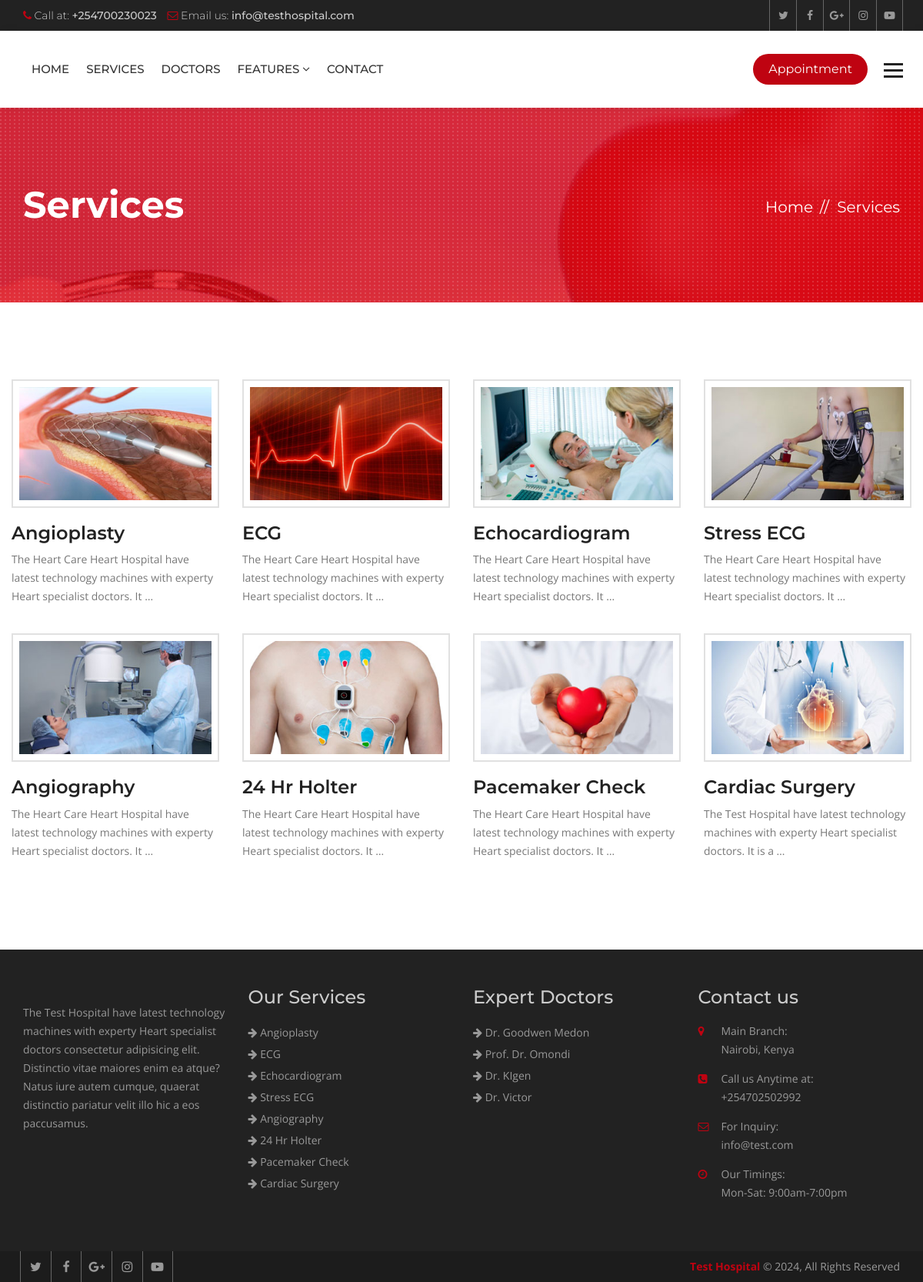
Page /services/ on the committed database.
### hospital/models.py (models this page shows, shortened)
class Service(models.Model):
    title = models.CharField(max_length=120)
    description = models.TextField()
    items = models.ManyToManyField(to='Item',)
    thumbnail = models.ImageField(upload_to='services/')
    cover = models.ImageField(upload_to='services/')
    image1 = models.ImageField(upload_to='services/', blank=True, null=True)
    image2 = models.ImageField(upload_to='services/', blank=True, null=True)

class Doctor(models.Model):
    name = models.CharField(max_length=120)
    speciality = models.CharField(max_length=120)
    picture = models.ImageField(upload_to="doctors/")
    details = models.TextField()
    experience = models.TextField()
    expertize = models.ManyToManyField(to='Expertize', related_name='doctors')
    twitter = models.CharField(max_length=120, blank=True, null=True)
    facebook = models.CharField(max_length=120, blank=True, null=True)
    instagram = models.CharField(max_length=120, blank=True, null=True)

### hospital/views.py (the view)
# urls.py: path('services/', views.ServiceListView.as_view(), name="services"),
class ServiceListView(ListView):
    queryset = Service.objects.all()
    template_name = "hospital/services.html"

### hospital/context_processors.py (called while the page is built)
def footer_content(request):
    services = Service.objects.all()
    doctors = Doctor.objects.all()
    context = {
        'services': services,
        'doctors': doctors
    }
    return context

### templates/hospital/services.html (shortened to what this page needs)
{% extends 'base.html' %}
{% block maincontent %}
<div class="inner-banner">
  <div class="container">
    <div class="row">
      <div class="col-md-7">
        <h1>Services</h1>
      </div>
      <div class="col-md-5">
        <ol class="breadcrumb">
          <li><a href="{% url 'index' %}">Home</a></li>
          <li class="active">Services</li>
        </ol>
      </div>
    </div>
  </div>
</div>
<div class="main-content">
  <section class="services">
    <div class="container">
      <div class="row">
        <div class="service-style-1">
          <div class="row">
            {% for service in object_list %}
            <div class="col-md-3 col-sm-3">
              <div class="service-box">
                <div class="ser-thumb">
                  <img src="{{ service.thumbnail.url }}" alt=""></div>
                <div class="ser-content">
                  <h3><a href="{% url 'service_details' service.id %}">{{ service.title }}</a></h3>
                  <p>{{ service.description|truncatewords:15 }}</p>
                </div>
              </div>
            </div>
            {% endfor %}
          </div>
        </div>
      </div>
    </div>
  </section>
</div>
{% endblock maincontent %}

### templates/base.html (shortened to what this page needs)
{% load static %}
<!DOCTYPE html>
<html lang="en">
<head>
  {% include 'partials/_css.html' %}
</head>
<body>
  <div class="wrapper">
    {% include 'partials/_header.html' %}
    {% block maincontent %}
    {% endblock maincontent %}
    {% include 'partials/_footer.html' %}
    {% include 'partials/_js.html' %}
</body>
</html>

### templates/partials/_css.html (shortened to what this page needs)
{% load static %}
<link href="{% static 'heartcare/css/custom.css' %}" rel="stylesheet">
<link href="{% static 'heartcare/css/bootstrap.min.css' %}" rel="stylesheet">
<link href="{% static 'heartcare/css/color.css' %}" rel="stylesheet">
<link href="{% static 'heartcare/css/responsive.css' %}" rel="stylesheet">
<link href="{% static 'heartcare/css/font-awesome.min.css' %}" rel="stylesheet">
<link href="{% static 'heartcare/css/prettyPhoto.css' %}" rel="stylesheet">
<link href="{% static 'heartcare/css/owl.carousel.min.css' %}" rel="stylesheet">
<link href="{% static 'heartcare/css/bootstrap-datetimepicker.min.css' %}" rel="stylesheet">

### templates/partials/_header.html (shortened to what this page needs)
{% load static %}
<header class="site-header">
  <div class="top-bar">
    <div class="container">
      <div class="row">
        <div class="col-md-6 col-sm-8">
          <ul>
            <li><i class="fa fa-phone" aria-hidden="true"></i> Call at: <strong>+254700230023</strong></li>
            <li><i class="fa fa-envelope-o" aria-hidden="true"></i> Email us: <strong>info@testhospital.com</strong>
            </li>
          </ul>
        </div>
        <div class="col-md-6 col-sm-4 top-social"> <a href="#"><i class="fa fa-twitter" aria-hidden="true"></i></a>
          <a href="#"><i class="fa fa-facebook" aria-hidden="true"></i></a> <a href="#"><i class="fa fa-google-plus"
              aria-hidden="true"></i></a> <a href="#"><i class="fa fa-instagram" aria-hidden="true"></i></a> <a
            href="#"><i class="fa fa-youtube-play" aria-hidden="true"></i></a> </div>
      </div>
    </div>
  </div>
  <div class="nav-logo-area">
    <div class="container">
      <div class="row">
        <div class="col-md-12">
          <nav class="navbar navbar-default">
            <div class="collapse navbar-collapse" id="bs-example-navbar-collapse-1">
              <ul class="nav navbar-nav">
                <li><a href="{% url 'index' %}">Home</a></li>
                <li><a href="{% url 'services' %}">Services</a></li>
                <li><a href="{% url 'doctors' %}">Doctors</a></li>
                <li class="dropdown"> <a href="#" class="dropdown-toggle" data-toggle="dropdown" role="button"
                    aria-haspopup="true" aria-expanded="false">Features <span class="fa fa-angle-down"></span></a>
                </li>
                <li><a href="{% url 'contact' %}">Contact</a></li>
              </ul>
              <ul class="nav navbar-nav navbar-right">
                <li><a class="appoint" href="{% url 'appointment' %}">Appointment</a></li>
                <li> <a id="menu-toggle" href="#" class="toggle"><img src="{% static 'heartcare/images/bars.png' %}"
                      alt=""></a> </li>
              </ul>
            </div>
          </nav>
        </div>
      </div>
    </div>
  </div>
</header>

### templates/partials/_sidebar.html (shortened to what this page needs)
{% load static %}

### templates/partials/_slider.html (shortened to what this page needs)
{% load static %}

### templates/partials/_footer.html
{% load static %}
<footer class="footer">
  <div class="footer-widgets">
    <div class="container">
      <div class="row">
        <div class="col-md-3 col-sm-6">
          <div class="widget"> <img class="ft-logo" src="" alt="">
            <p>The  Test Hospital have latest technology machines with experty Heart specialist doctors
              consectetur adipisicing elit. Distinctio vitae maiores enim ea atque? Natus iure autem cumque, quaerat
              distinctio pariatur velit illo hic a eos paccusamus. </p>
          </div>
        </div>
        <div class="col-md-3 col-sm-6">
          <div class="widget">
            <h3>Our Services</h3>
            <ul>
              {% for service in services|slice:':8' %}
              <li><a href="{% url 'service_details' service.id %}"><i class="fa fa-arrow-right"></i>
                  {{service.title }}</a></li>
              {% endfor %}
            </ul>
          </div>
        </div>
        <div class="col-md-3 col-sm-6">
          <div class="widget">
            <h3>Expert Doctors</h3>
            <ul>
              {% for doctor in doctors|slice:':8' %}
              <li><a href="{% url 'doctor_details' doctor.id %}"><i class="fa fa-arrow-right"></i> {{ doctor.name }}</a>
              </li>
              {% endfor %}
            </ul>
          </div>
        </div>
        <div class="col-md-3 col-sm-6">
          <div class="widget">
            <h3>Contact us</h3>
            <address>
              <ul>
                <li> <span class="icon"><i class="fa fa-map-marker" aria-hidden="true"></i></span> <span
                    class="add-text"><strong>Main Branch:</strong> Nairobi, Kenya</span> </li>
                <li> <span class="icon"><i class="fa fa-phone-square" aria-hidden="true"></i></span> <span
                    class="add-text"><strong>Call us Anytime at:</strong> +254702502992</span> </li>
                <li> <span class="icon"><i class="fa fa-envelope-o" aria-hidden="true"></i></span> <span
                    class="add-text"><strong>For Inquiry:</strong> info@test.com</span> </li>
                <li> <span class="icon"><i class="fa fa-clock-o" aria-hidden="true"></i></span> <span
                    class="add-text"><strong>Our Timings:</strong> Mon-Sat: 9:00am-7:00pm</span> </li>
              </ul>
            </address>
          </div>
        </div>
      </div>
    </div>
  </div>
  <div class="footer-cr">
    <div class="container">
      <div class="row">
        <div class="col-md-6">
          <div class="footer-social"> <a href="#"><i class="fa fa-twitter" aria-hidden="true"></i></a> <a href="#"><i
                class="fa fa-facebook" aria-hidden="true"></i></a> <a href="#"><i class="fa fa-google-plus"
                aria-hidden="true"></i></a> <a href="#"><i class="fa fa-instagram" aria-hidden="true"></i></a> <a
              href="#"><i class="fa fa-youtube-play" aria-hidden="true"></i></a>
          </div>
        </div>
        <div class="col-md-6">
          <p><strong> Test Hospital</strong> © {% now 'Y' %}, All Rights Reserved</p>
        </div>
      </div>
    </div>
  </div>
</footer>

### templates/partials/_js.html (shortened to what this page needs)
</div>
{% load static %}

### heartcare/static/heartcare/css/color.css (style rules this page uses)
.site-header .navbar-default .navbar-nav > li > a:hover, .site-header .navbar-default .navbar-nav > .active > a, .site-header .navbar-default .navbar-nav > .active > a:focus, .site-header .navbar-default .navbar-nav > .active > a:hover, .site-header .navbar-default .navbar-nav > .open > a, .site-header .navbar-default .navbar-nav > .open > a:focus, .site-header .navbar-default .navbar-nav > .open > a:hover, .main-slider .owl-theme .owl-dots .owl-dot.active span, .main-slider .owl-theme .owl-dots .owl-dot:hover span, .site-header .navbar-nav > li > a.appoint, .site-header .navbar-nav > li > a.nav-search, .btn-1, .site-header .dropdown-menu > li > a:after, .app-form input[type="submit"], .header-style-two .nav-area, .learn-more, .play:hover, .cp-tabs .nav-tabs > li.active > a, .cp-tabs .nav-tabs > li.active > a:focus, .cp-tabs .nav-tabs > li.active > a:hover, .site-header .head-search .btn.btn-default, .main-slider .owl-theme .owl-dots .owl-dot.active span, .main-slider .owl-theme .owl-dots .owl-dot:hover span, .service-box-2:after, .Heart-box:hover .v-icon, .Heart-box:hover .v-text, .post-date, .team-two .team-social li a, .team-two .team-box .team-text:after, .book-appointment-widget a, .cp-pagination .pagination > li > a:hover, .cp-pagination .pagination > li > span:hover, .book-app, .submit-btn, .news-thumb .date, .newsletter-form button, .news-detail blockquote, .comment-form input[type="submit"], .pro-hover a, .review-form input[type="submit"], .related-products .owl-dots .owl-dot.active span, .related-products .owl-dots .owl-dot:hover span, .heart-care-services .nav-tabs>li.active>a, .heart-care-services .nav-tabs>li.active>a:focus, .heart-care-services .nav-tabs>li.active>a:hover, .heart-care-services .nav-tabs>li>a:hover, .services-nav h3, .site-header .dropdown-menu > li > a:hover, .features-box:hover, .features-box.selected, .footer .widget .rm, .home-testimonials .owl-theme .owl-dots .owl-dot.active span, .home-testimonials .owl-theme .owl-dots .owl-dot:hover span { background: #bf0311; }
.top-bar li .fa, .top-social a:hover, .view, .services-list .service h3 a:hover, .service-style-1 .service-box .ser-content h3 a:hover, .faqs .panel-default > .panel-heading h4 a, .faqs .panel-default > .panel-heading a::after, .team-text h5 a:hover, .section-title-3 strong, .post-text > h5 a:hover, .read-more:hover, .widget address .icon, .footer .widget a:hover, .footer-cr p strong, .footer-social a:hover, .post-meta li, .post-meta li:after, .post-meta li a, .header-service-area .icon, .header-service-area strong, .section-title-1 strong, .section-title-1 h2, .sectio-title-2 strong, .welcome-text .designation, .Heart-box .v-icon, .phone-icon, .services-nav .side-nav li:hover a, .services-nav .side-nav li.active a, .gallery-thumb .hover-info a, .archives li:before, .search-form button, .date-time, .right-404 strong, .prices, .review .fa, .login-social li, .login-social li a, .heart-care-services .nav-tabs>li>a { color: #bf0311; }

### rows in the picture
Service: thumbnail (picture), title "Angioplasty", description "The Heart Care Heart Hospital have latest technology machines with experty Heart specialist doctors. It …"
Service: thumbnail (picture), title "ECG", description "The Heart Care Heart Hospital have latest technology machines with experty Heart specialist doctors. It …"
Service: thumbnail (picture), title "Echocardiogram", description "The Heart Care Heart Hospital have latest technology machines with experty Heart specialist doctors. It …"
Service: thumbnail (picture), title "Stress ECG", description "The Heart Care Heart Hospital have latest technology machines with experty Heart specialist doctors. It …"
Service: thumbnail (picture), title "Angiography", description "The Heart Care Heart Hospital have latest technology machines with experty Heart specialist doctors. It …"
Service: thumbnail (picture), title "24 Hr Holter", description "The Heart Care Heart Hospital have latest technology machines with experty Heart specialist doctors. It …"
Service: thumbnail (picture), title "Pacemaker Check", description "The Heart Care Heart Hospital have latest technology machines with experty Heart specialist doctors. It …"
Service: thumbnail (picture), title "Cardiac Surgery", description "The Test Hospital have latest technology machines with experty Heart specialist doctors. It is a …"
Doctor: name "Dr. Goodwen Medon"
Doctor: name "Prof. Dr. Omondi"
Doctor: name "Dr. KIgen"
Doctor: name "Dr. Victor"
